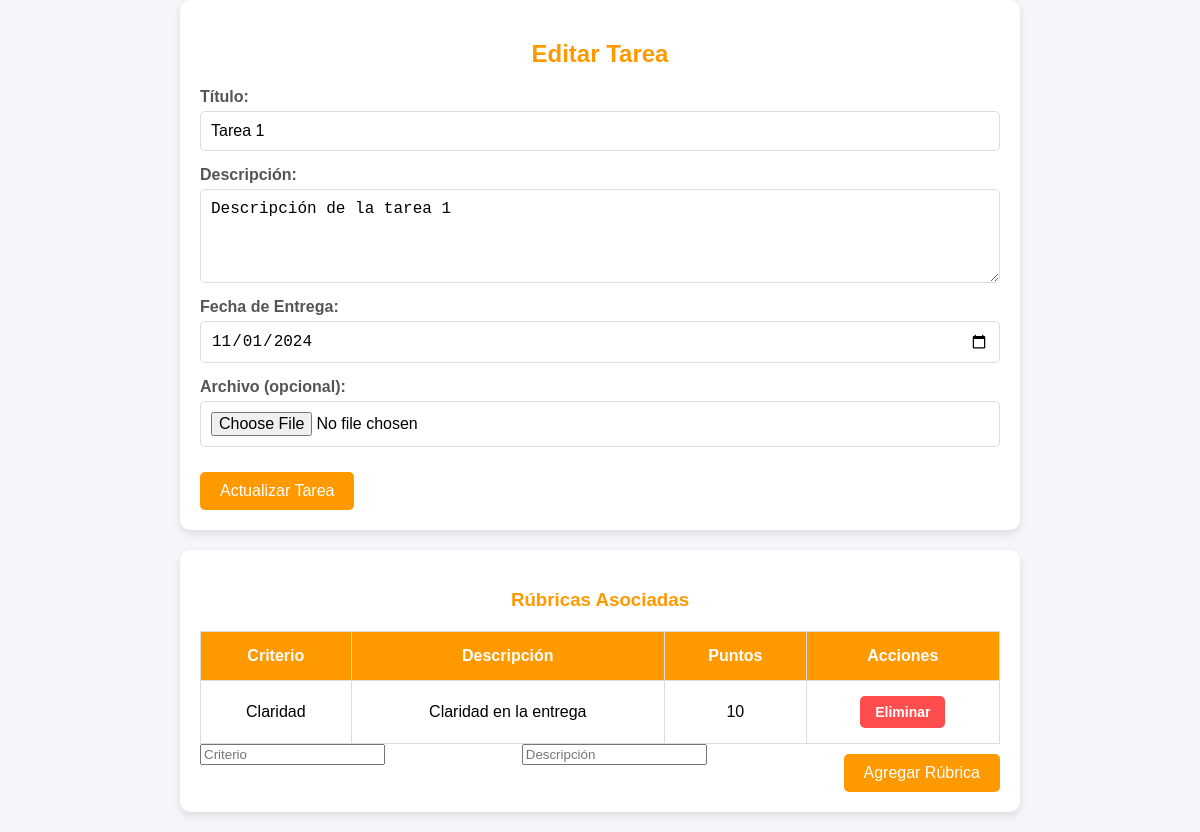
/editarTarea.php?id=1, run on the app's committed database.
### tables this page shows
CREATE TABLE `tareas` (
  `id_tarea` int(11) NOT NULL,
  `id_curso` int(11) DEFAULT NULL,
  `titulo` varchar(100) DEFAULT NULL,
  `descripcion` text DEFAULT NULL,
  `archivo_tarea` varchar(255) DEFAULT NULL,
  `fecha_creacion` date DEFAULT NULL,
  `fecha_limite` date DEFAULT NULL
);

CREATE TABLE `rubricas` (
  `id_rubrica` int(11) NOT NULL,
  `id_tarea` int(11) DEFAULT NULL,
  `criterio` varchar(100) DEFAULT NULL,
  `descripcion` text DEFAULT NULL,
  `puntos` int(11) DEFAULT NULL
);

### editarTarea.php (the view, shortened to what this page needs)
<?php
$servidor = "localhost";
$usuario = "root";
$contraseña = "";
$baseDatos = "peis";
$conexion = new mysqli($servidor, $usuario, $contraseña, $baseDatos);
$id_tarea = $_GET['id'];
$sql = "SELECT * FROM tareas WHERE id_tarea = $id_tarea";
$resultado = $conexion->query($sql);
if ($resultado->num_rows > 0) {
    $fila = $resultado->fetch_assoc();
    $sql_rubricas = "SELECT * FROM rubricas WHERE id_tarea = $id_tarea";
    $resultado_rubricas = $conexion->query($sql_rubricas);
?>
<!DOCTYPE html>
<html lang="es">
<head>
</head>
<body>
    <div class="container">
        <h2>Editar Tarea</h2>
        <form method="POST" enctype="multipart/form-data">
            <div class="form-group">
                <label for="titulo">Título:</label>
                <input type="text" id="titulo" name="titulo" value="<?php echo $fila['titulo']; ?>" required>
            </div>
            <div class="form-group">
                <label for="descripcion">Descripción:</label>
                <textarea id="descripcion" name="descripcion" rows="4" required><?php echo $fila['descripcion']; ?></textarea>
            </div>
            <div class="form-group">
                <label for="fecha_limite">Fecha de Entrega:</label>
                <input type="date" id="fecha_limite" name="fecha_limite" value="<?php echo $fila['fecha_limite']; ?>" required>
            </div>
            <div class="form-group">
                <label for="archivo">Archivo (opcional):</label>
                <input type="file" id="archivo" name="archivo">
            </div>
            <button type="submit" name="actualizar_tarea" class="btn">Actualizar Tarea</button>
        </form>
    </div>
    <div class="container">
        <h3>Rúbricas Asociadas</h3>
        <table>
            <thead>
                <tr>
                    <th>Criterio</th>
                    <th>Descripción</th>
                    <th>Puntos</th>
                    <th>Acciones</th>
                </tr>
            </thead>
            <tbody>
                <?php if ($resultado_rubricas->num_rows > 0): ?>
                    <?php while ($rubrica = $resultado_rubricas->fetch_assoc()): ?>
                        <tr>
                            <td><?php echo htmlspecialchars($rubrica['criterio']); ?></td>
                            <td><?php echo htmlspecialchars($rubrica['descripcion']); ?></td>
                            <td><?php echo htmlspecialchars($rubrica['puntos']); ?></td>
                            <td>
                                <form method="POST" style="display:inline-block;">
                                    <button type="submit" name="accion_rubrica" value="eliminar" class="btn-red">Eliminar</button>
                                </form>
                            </td>
                        </tr>
                    <?php endwhile; ?>
                <?php else: ?>
                    <tr>
                        <td colspan="4">No hay rúbricas asignadas.</td>
                    </tr>
                <?php endif; ?>
            </tbody>
        </table>
        <form method="POST" onsubmit="return validarCampos()" class="actions">
            <div>
                <input type="text" id="criterio" name="criterio" placeholder="Criterio" required>
            </div>
            <div>
                <input type="text" id="descripcion_rubrica" name="descripcion_rubrica" placeholder="Descripción" required>
            </div>
            <button type="submit" class="btn">Agregar Rúbrica</button>
        </form>
    </div>
</body>
</html>
<?php
} else {
    echo "Tarea no encontrada.";
}
?>

### editarTarea.php (style rules this page uses)
body { font-family: Arial, sans-serif; margin: 0; padding: 0; background-color: #f4f6f9; display: flex; justify-content: center; align-items: center; flex-direction: column; min-height: 100vh; }
.container { width: 100%; max-width: 800px; background-color: #fff; border-radius: 10px; box-shadow: 0px 4px 8px rgba(0, 0, 0, 0.1); padding: 20px; margin-bottom: 20px; }
h2, h3 { color: #ff9900; text-align: center; margin-bottom: 20px; }
.form-group { display: flex; flex-direction: column; margin-bottom: 15px; }
.form-group label { font-weight: bold; margin-bottom: 5px; color: #555; }
.form-group input, .form-group textarea { padding: 10px; font-size: 16px; border: 1px solid #ddd; border-radius: 5px; }
.btn { background-color: #ff9900; color: white; border: none; padding: 10px 20px; font-size: 16px; border-radius: 5px; cursor: pointer; margin-top: 10px; }
.btn-red { background-color: #ff4d4d; padding: 8px 15px; font-size: 14px; font-weight: bold; color: white; border: none; border-radius: 5px; cursor: pointer; }
table { width: 100%; border-collapse: collapse; margin-top: 20px; }
table th, table td { padding: 15px; text-align: center; border: 1px solid #ddd; }
table th { background-color: #ff9900; color: white; }
table td { background-color: #fff; }
.actions { display: flex; justify-content: space-between; gap: 10px; }

### data on the page
tareas: titulo "Tarea 1", descripcion "Descripción de la tarea 1", fecha_limite "11/01/2024"
rubricas: criterio "Claridad", descripcion "Claridad en la entrega", puntos "10"
